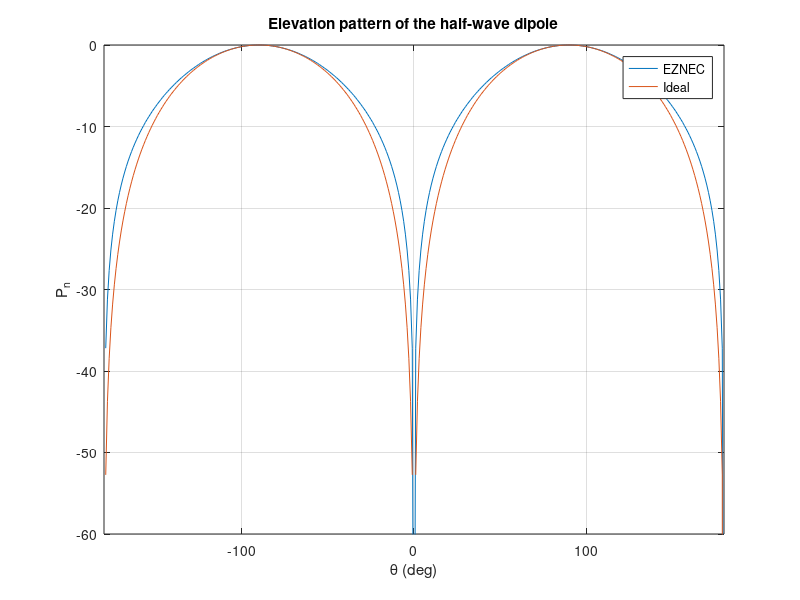

This figure's MATLAB source:
%% HWD_Elevation.m
load HWD_ElevationPlot.txt
elev = HWD_ElevationPlot(:,1);  % elevation angle
Pn_EZNEC = HWD_ElevationPlot(:,2) - HWD_ElevationPlot(1,2); % normalized power pattern
%% convert elevation angle to theta
I = cosd(90-elev);
Q = sind(90-elev);
theta = atan2(Q,I);
%% sort theta and pattern values
[theta1,k] = sort(theta);
Pn_EZNEC1 = Pn_EZNEC(k);
%% compute ideal pattern and generate plots
Pn_ideal = 10*log10(abs(sin(theta1).^3));
plot(180/pi*theta1,Pn_EZNEC1,180/pi*theta1,Pn_ideal)
axis([-180 180 -60 0])
xlabel('\theta (deg)')
ylabel('P_n')
grid
legend('EZNEC','Ideal')
title('Elevation pattern of the half-wave dipole')